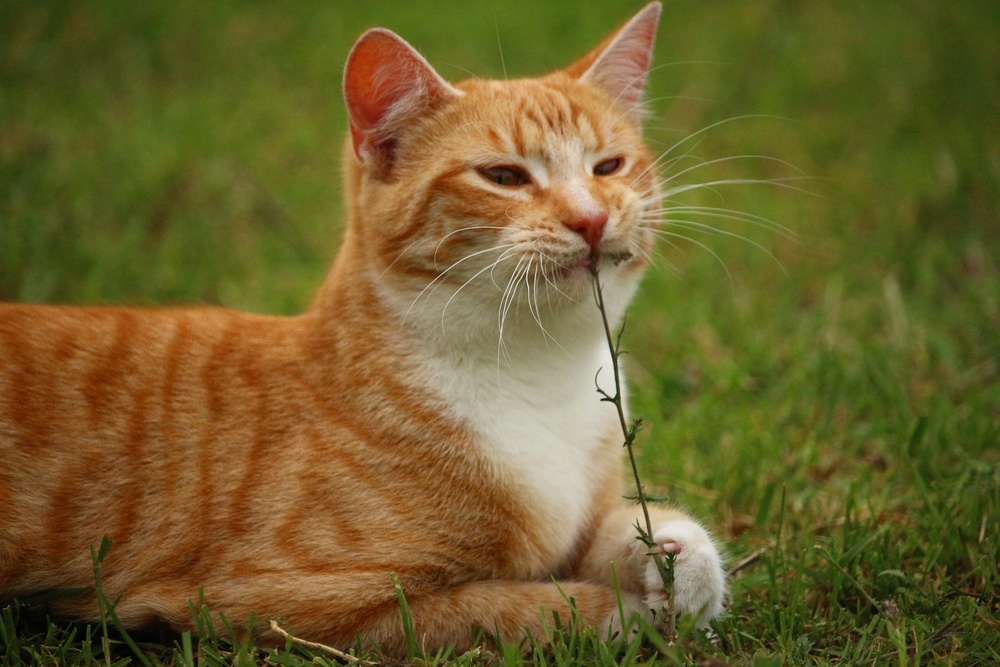
//> input picture OpenCVCPP/res/cat.jpg, 1000 x 667 px, shrunk from 1920 x 1280 before the run, given in place of cat-1401564_1920.jpg, which was not available
$ ./Source   (built with g++ and OpenCV 4)
//> lines starting //> are read from the running program, lines starting //| are printed output that depends on the picture; pictures that were not available may be replaced by others from this repository, and a replacement may not be noted
#include "FourierTransform.h"
#include <stdlib.h>
#include <stdio.h>

#include <opencv2\opencv.hpp>
using namespace std;
using namespace cv;
	// [42 lines left out: functions test, sum, LinearTransformation, not called in this run]
	void function(float, const int*) {

	}
	// [47 lines left out: functions type2str, LogTranformation, not called in this run]


	void test_performance()
	{
		// Load Image
		const string colorImage = "./res/cat-1401564_1920.jpg";
		Mat I = imread(colorImage);
//> I is the input picture: 667 rows x 1000 cols, CV_8UC3; mean B, G, R 44, 95.8, 108.9
		//Mat f_Image = Mat(I.rows, I.cols, CV_32FC1);
		vector<Mat> rgb_channels;
		split(I, rgb_channels);
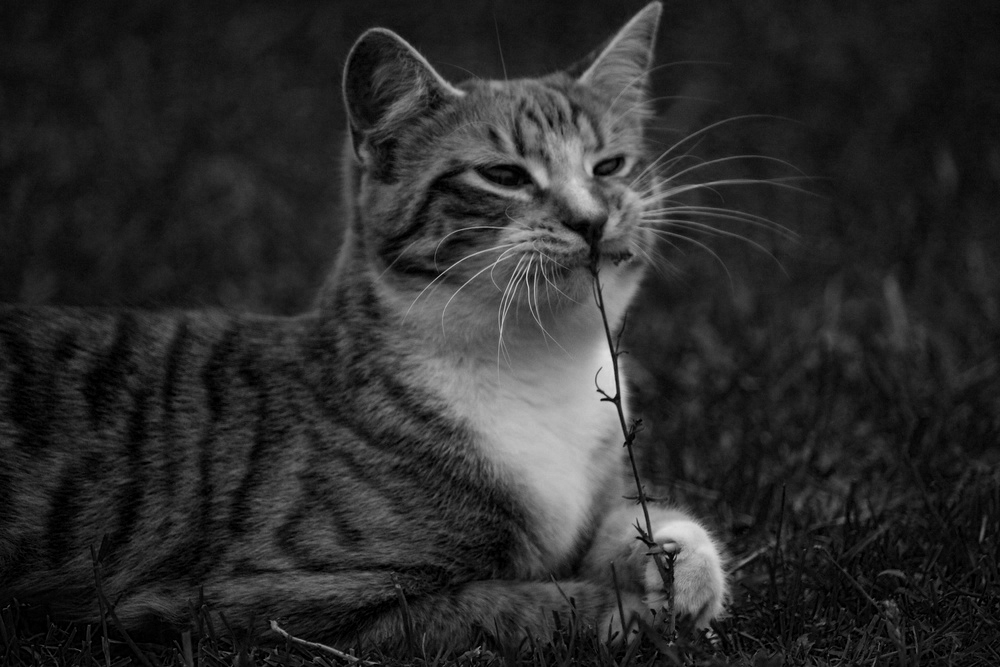
//> rgb_channels[0]: 667 rows x 1000 cols, CV_8UC1; min 0, max 224, mean 44
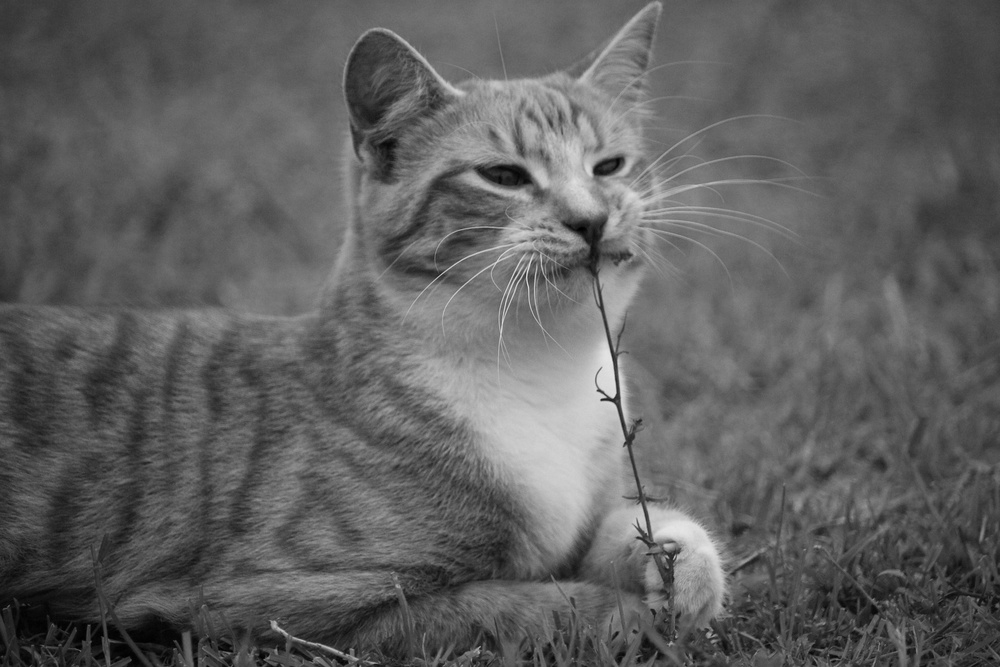
//> rgb_channels[1]: 667 rows x 1000 cols, CV_8UC1; min 0, max 231, mean 95.8
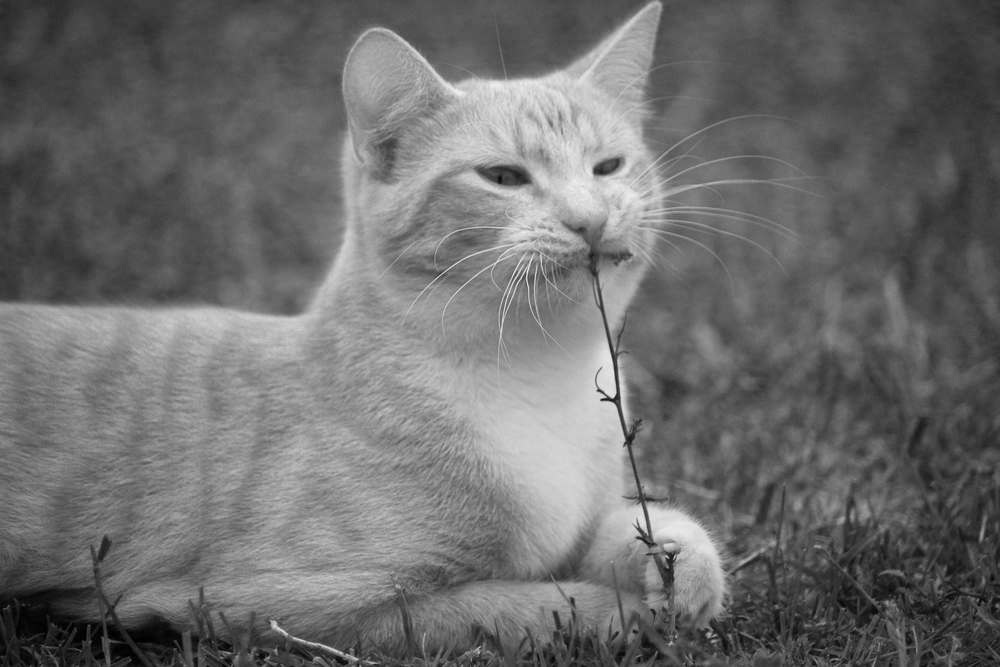
//> rgb_channels[2]: 667 rows x 1000 cols, CV_8UC1; min 0, max 242, mean 108.9
		Mat f_Image = rgb_channels[0];
		f_Image.convertTo(f_Image, CV_32FC1, 1.0f / 255.0f);

		cout << "________________________________" << endl;
		cout << "______TEST______________________" << endl;
		Mat_<Vec3b> _I = I.clone();
		double t = (double)getTickCount();
		for (int i = 0; i < _I.rows; i++)
		{
			for (int j = 0; j < _I.cols; j++)
			{
				Vec3b& _v3 = _I(i, j);
				_v3(0) = _v3(0) * 0.5 + 0.2;
				//_v3.all(0);
			}
		}
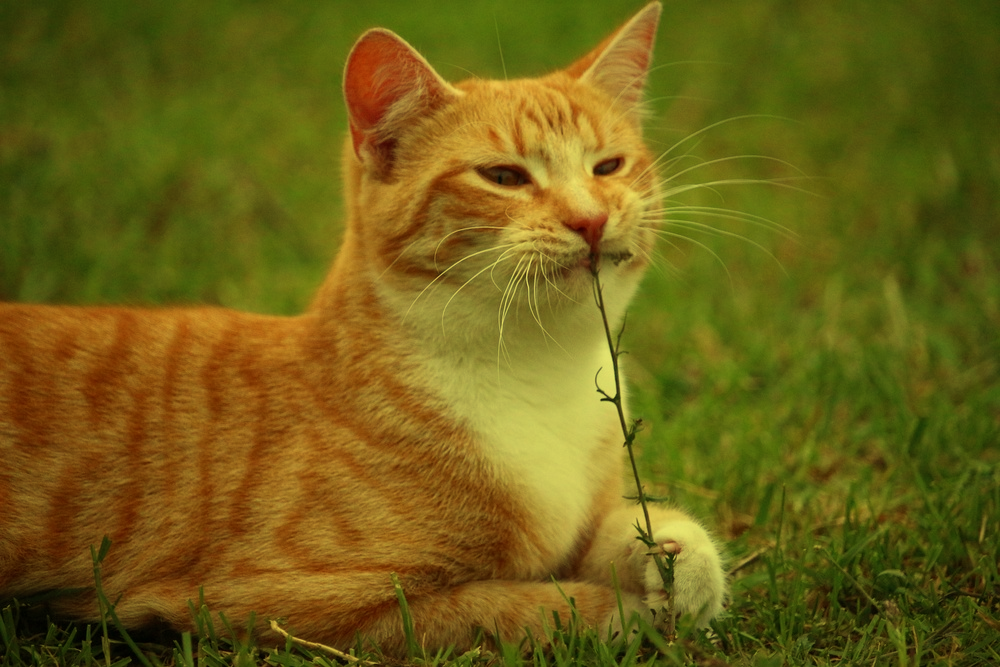
//> _I: 667 rows x 1000 cols, CV_8UC3; mean B, G, R 21.7, 95.8, 108.9
		cout << " Counter = " << (double)getTickCount() - t << endl;
		//namedWindow("calcHist Demo 1", CV_WINDOW_AUTOSIZE);
		//imshow("calcHist Demo 1", _I);
		//_I.release();

		_I = I.clone();

		t = (double)getTickCount();
		MatIterator_<Vec3b> it, end;
		for (it = _I.begin(), end = _I.end(); it != end; it++)
		{
			(*it)[0] = 0;
		}
		cout << " counter = " << (double)getTickCount() - t << endl;
		//namedWindow("calcHist Demo 2", CV_WINDOW_AUTOSIZE);
		//imshow("calcHist Demo 2", _I);
		_I.release();

		t = (double)getTickCount();
		auto func = [](Vec3b& value, const int*) {
			//value[0] = 1;
			value[1] = 0.0 * value[1] + 0.1;
			//value[2] = 0.0f;
		};
		I.forEach<Vec3b, decltype(func)>(func);
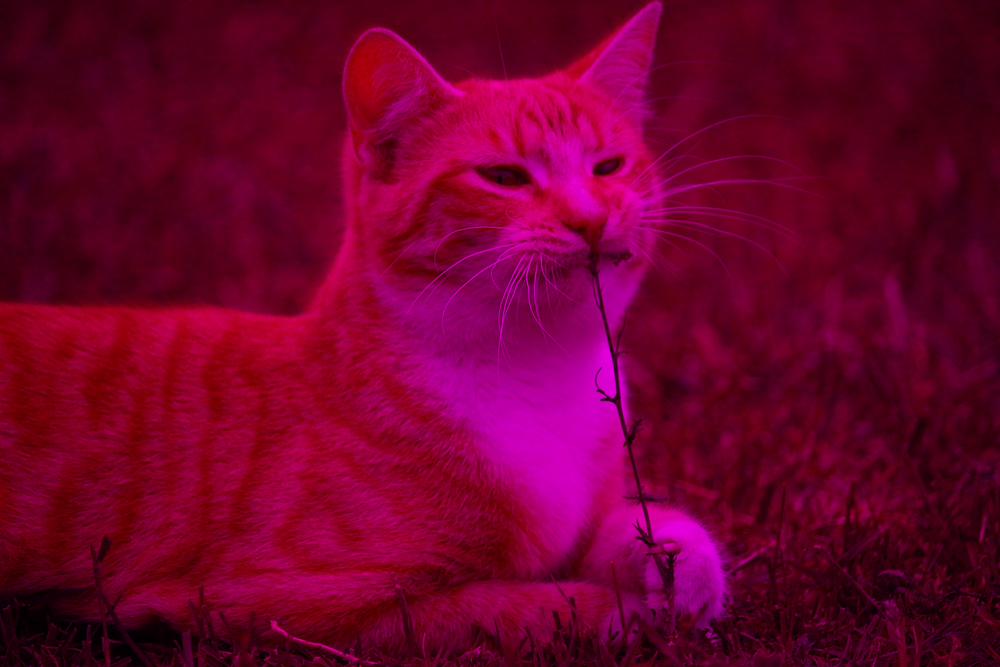
//> I: 667 rows x 1000 cols, CV_8UC3; mean B, G, R 44, 0, 108.9
		//namedWindow("calcHist Demo 2", CV_WINDOW_AUTOSIZE);
		//imshow("calcHist Demo 2", I);

		cout << " Counter = " << ((double)getTickCount() - t) / getTickFrequency() << endl;
	}

	// [46 lines left out: functions video_capture, Convolution, not called in this run]

// [116 lines of commented-out code are left out]
int main() { test_performance(); }
